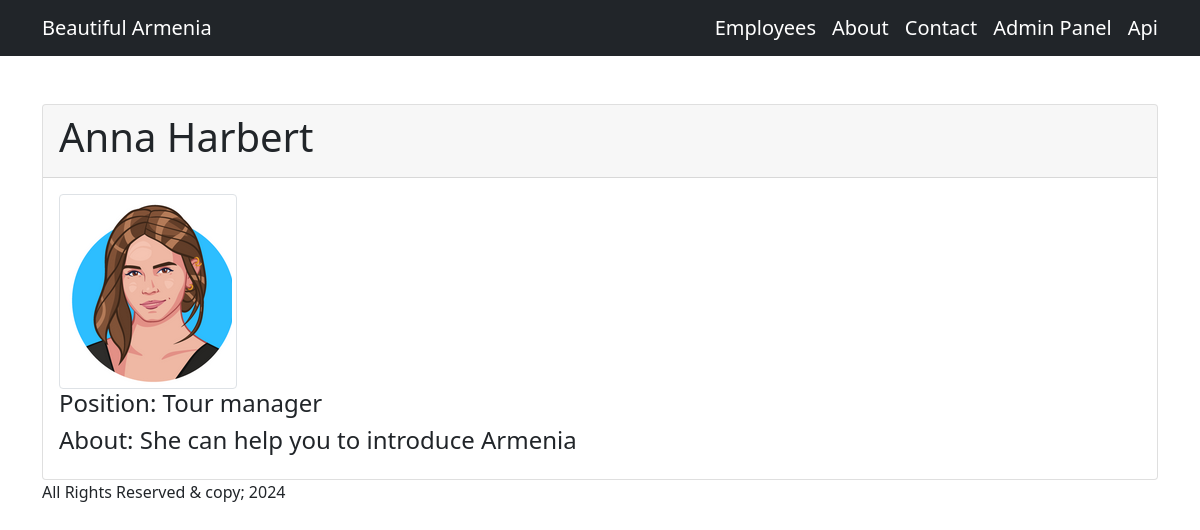
Page /about/1 on the committed database.
### employees/models.py (models this page shows, shortened)
class Team(models.Model):
    first_name = models.CharField(max_length=55)
    last_name = models.CharField(max_length=55)
    position = models.CharField(max_length=55)
    about = models.TextField(max_length=255)
    avatar = models.ImageField(
        upload_to= "team")
    class Meta:
        verbose_name = "team"
        verbose_name_plural = "team"

### employees/views.py (the view)
def single_member(request, member_id):
    member = Team.objects.get(pk=member_id)
    return render(request, "single_member.html", {"member": member})

### employees/templates/single_member.html (shortened to what this page needs)
{% extends 'base.html' %}
{% block single_team_template %}
    <div class="card mt-5">
        <div class="card-header">
            <h1>{{ member.first_name }} {{ member.last_name }}</h1>
        </div>
        <div class="card-body">
            <img class="img-thumbnail" src="{{member.avatar.url}}" alt="{{member.first_name}}">
            <h4>Position: {{ member.position }}</h4>
            <h4>About: {{ member.about }}</h4>
        </div>
    </div>
{% endblock %}

### rows in the picture
Team: first_name "Anna", last_name "Harbert", avatar (picture), position "Tour manager", about "She can help you to introduce Armenia"
